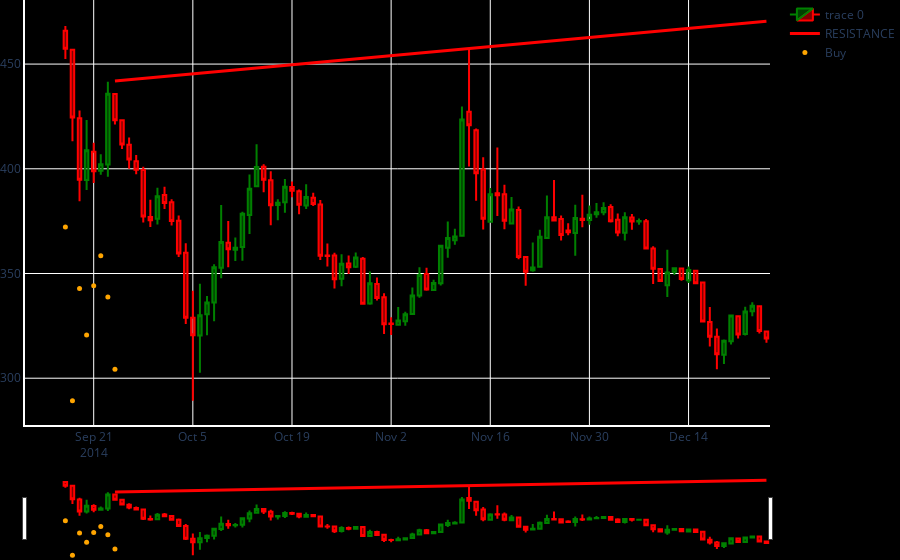

The notebook cell this image was saved under:
### Markdown cell above
УРТ ХУГАЦААГААР ХАРАХ ХЭСЭГ

### Code cell
# with indicator

import plotly.graph_objects as go
fig = go.Figure(data=[go.Candlestick(x=df.index,
                                    open=df['Open'],
                                    high=df['High'],
                                    low=df['Low'],
                                    close=df['Close'],
                                    increasing_line_color='green',
                                    decreasing_line_color='red'),
                                    go.Scatter(x=today.index, y=today['resistance'], line=dict(color='red', width=3), name="RESISTANCE"),
                                    go.Scatter(x=df.index, y=supports, mode="markers", marker=dict(size=5, color="Orange"), name="Buy")])

fig.update(layout_xaxis_rangeslider_visible=True)
fig.update_layout(paper_bgcolor="black", plot_bgcolor="black", margin_l=0, margin_b=0, margin_r=0, margin_t=0)
fig.update_xaxes(showline=True, linewidth=2, linecolor='white', gridcolor='white')
fig.update_yaxes(showline=True, linewidth=2, linecolor='white', gridcolor='white')
fig.show()
